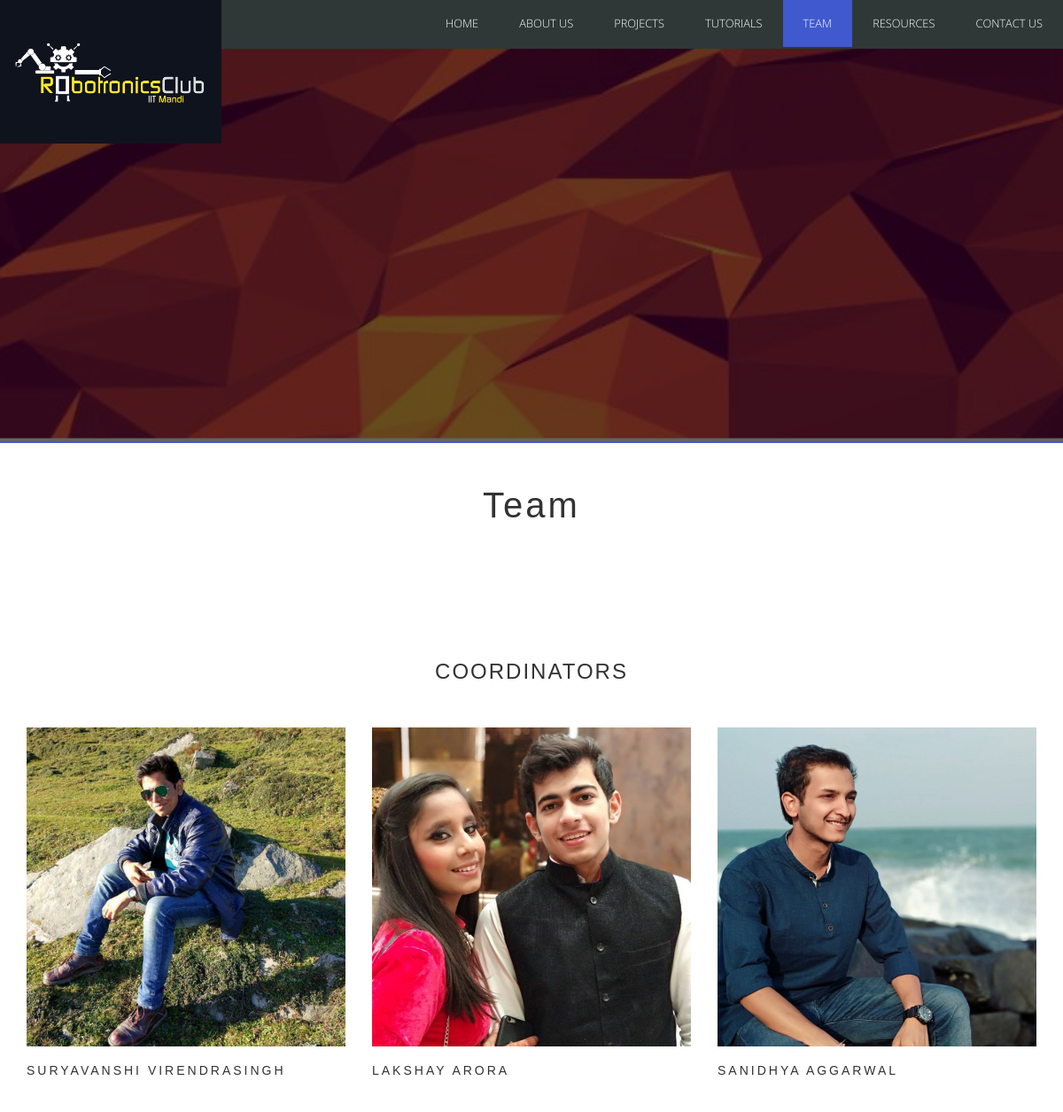
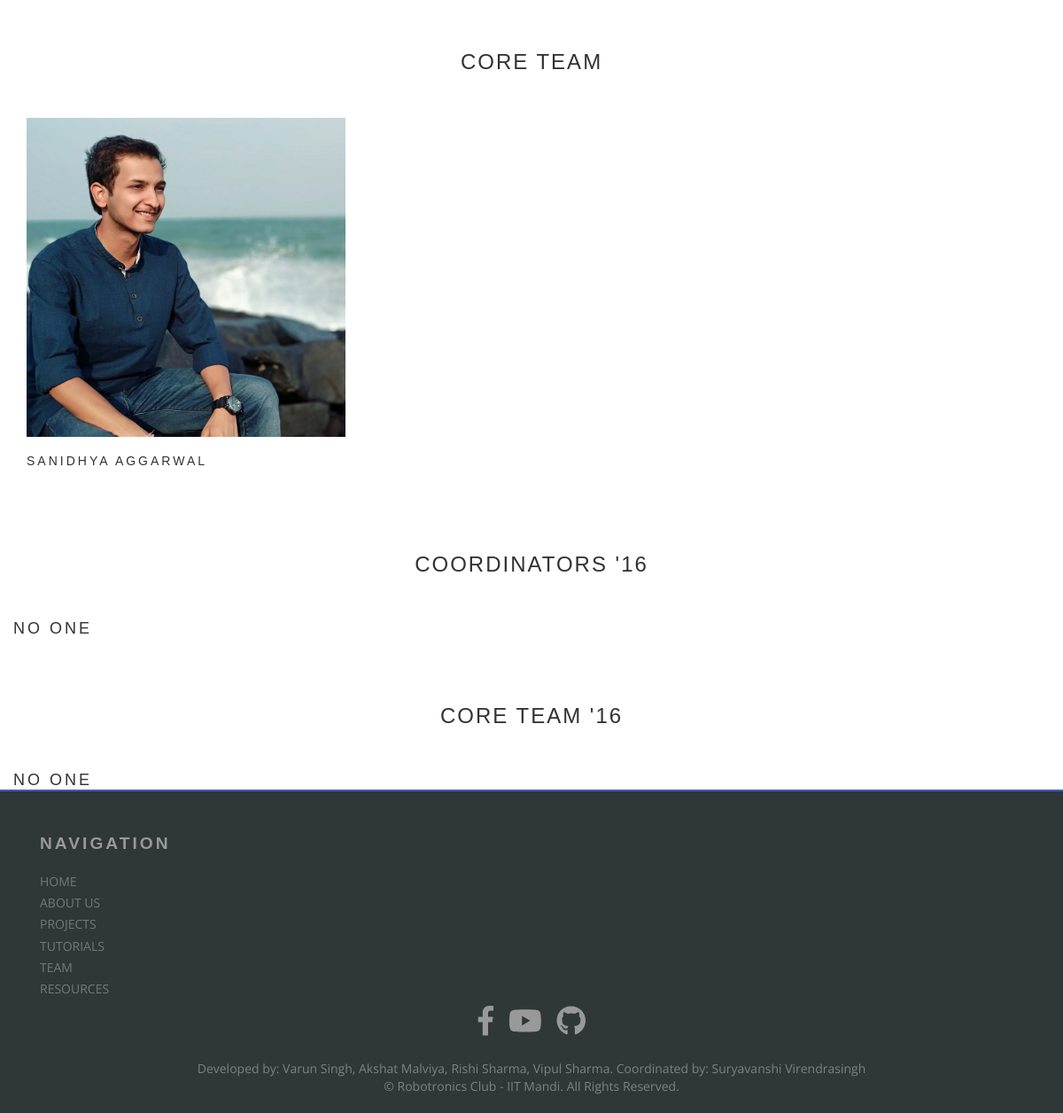
Page /team/ on the committed database (2 pictures, top to bottom).
### robotronics/models.py (models this page shows, shortened)
class Member(models.Model):
    Coord16 = 'Coord16'
    Coord = 'Coord'
    Team = 'Team'
    Team16 = 'Team16'
    CHOICES = ((Coord16, 'Coord16'), (Coord, 'Coord'), (Team, 'Team'), (Team16, 'Team16'))
    role = models.CharField(max_length=20, choices=CHOICES, default=Team)
    name = models.CharField(max_length=200)
    facebook = models.CharField(max_length=500, null=True)
    email = models.CharField(max_length=200, null=True)
    details = models.CharField(max_length=500, null=True)

### robotronics/views.py (the view)
# urls.py: path('team/', views.team, name='team'),
def team(request):
    coord16 = Member.objects.filter(role='Coord16')
    coord = Member.objects.filter(role='Coord')
    team = Member.objects.filter(role='Team')
    team16 = Member.objects.filter(role='Team16')
    return render(request, 'robotronics/team.html', {
        'coord16': coord16,
        'coord': coord,
        'team': team,
        'team16': team16,
    })

### robotronics/templates/robotronics/team.html (shortened to what this page needs)
{% extends 'robotronics/base.html' %}
{% block navbar %}
  <li><a href="{% url 'index' %}" class="scroll">Home</a></li>
  <li><a href="{% url 'about' %}">About Us</a></li>
  <li><a href="{% url 'project' %}">Projects</a></li>
  <li><a href="{% url 'tutorial' %}">Tutorials</a></li>
  <li class="active"><a href="{% url 'team' %}">Team</a></li>
  <li><a href="http://sntc.iitmandi.ac.in/inv_man">Resources</a></li>
  <li><a href="{% url 'contacts' %}">Contact Us</a></li>
{% endblock %}
{% block banner %}
  <h1>ROBOTRONICS CLUB</h1>
  <div class="clearfix"></div>
{% endblock %}
{% block content %}
  <div id="teambody">
    <div class="container">
      <div class="jumbotron">
        <h2>Team</h2>
      </div>
      <div class="row">
        <div class="heading-title text-center">
          <h3 class="text-uppercase">Coordinators</h3>
        </div>
        {% if coord %}
          {% for mem in coord %}
            <div class="col-md-4 col-sm-4">
              <div class="team-member">
                <div class="team-img">
                  <img src="/static/robotronics/team/{{mem.name}}.jpg" alt="team member" class="img-responsive">
                </div>
              </div>
              <div class="team-title">
                <h5>{{mem.name}}</h5>
              </div>
            </div>
          {% endfor %}
        {% else %}
          <div class="container">
            <h4>NO ONE</h4>
          </div>
        {% endif %}
      </div>
    </div>
  </div>
  <div id="teambody">
    <div class="container">
      <div class="row">
        <div class="heading-title text-center">
          <h3 class="text-uppercase">Core Team</h3>
        </div>
        {% if team %}
          {% for mem in team %}
            <div class="col-md-4 col-sm-4">
              <div class="team-member">
                <div class="team-img">
                  <img src="/static/robotronics/team/{{mem.name}}.jpg" alt="team member" class="img-responsive">
                </div>
              </div>
              <div class="team-title">
                <h5>{{mem.name}}</h5>
              </div>
            </div>
          {% endfor %}
        {% else %}
          <div>
            <h4>NO ONE</h4>
          </div>
        {% endif %}
      </div>
    </div>
  </div>
  <div id="teambody">
    <div class="container">
      <div class="row">
        <div class="heading-title text-center">
          <h3 class="text-uppercase">Coordinators '16</h3>
        </div>
        {% if coord16 %}
          {% for mem in coord16 %}
            <div class="col-md-4 col-sm-4">
              <div class="team-member">
                <div class="team-img">
                  <img src="/static/robotronics/team/{{mem.name}}.jpg" alt="team member" class="img-responsive">
                </div>
                <div class="team-hover">
                  <div class="desk">
                    <p>{{mem.details}}</p>
                  </div>
                  <div class="s-link">
                    <a href="{{mem.facebook}}"><i class="fab fa-facebook-f"></i></a>
                    <a href="{{mem.email}}"><i class="fas fa-envelope"></i></a>
                  </div>
                </div>
              </div>
              <div class="team-title">
                <h5>{{mem.name}}</h5>
              </div>
            </div>
          {% endfor %}
        {% else %}
          <div>
            <h4>NO ONE</h4>
          </div>
        {% endif %}
      </div>
    </div>
  </div>
  <div id="teambody">
    <div class="container">
      <div class="row">
        <div class="heading-title text-center">
          <h3 class="text-uppercase">Core Team '16</h3>
        </div>
        {% if team16 %}
          {% for mem in team16 %}
            <div class="col-md-4 col-sm-4">
              <div class="team-member">
                <div class="team-img">
                  <img src="/static/robotronics/team/{{mem.name}}.jpg" alt="team member" class="img-responsive">
                </div>
                <div class="team-hover">
                  <div class="desk">
                    <p>{{mem.details}}</p>
                  </div>
                  <div class="s-link">
                    <a href="{{mem.facebook}}"><i class="fab fa-facebook-f"></i></a>
                    <a href="{{mem.email}}"><i class="fas fa-envelope"></i></a>
                  </div>
                </div>
              </div>
              <div class="team-title">
                <h5>{{mem.name}}</h5>
              </div>
            </div>
          {% endfor %}
        {% else %}
          <div>
            <h4>NO ONE</h4>
          </div>
        {% endif %}
      </div>
    </div>
  </div>
{% endblock %}

### robotronics/static/robotronics/css/style.css (style rules this page uses)
html, body { font-family: 'Open Sans', sans-serif; font-size: 100%; background: #FFf; -webkit-font-smoothing: antialiased; height: 100%; }
body a { transition:0.5s all; -webkit-transition:0.5s all; -moz-transition:0.5s all; -o-transition:0.5s all; -ms-transition:0.5s all; }
h1,h2,h3,h4,h5,h6 { font-family: 'Montserrat', sans-serif; letter-spacing: 3px; margin:0; }
.top-nav ul li a { color: #FFF; padding: 1em 1.8em; font-size: 1em; font-weight: 400; text-align: center; text-transform: uppercase; position: relative; font-weight: 300; }
.top-nav ul li.active a, .top-nav ul li a:hover { color:#FFF; background-color: #4059ce; }
nav li { display: inline; float: left; position:relative; }
nav a { color: #fff; display: inline-block; text-align: center; text-decoration: none; line-height: 40px; }
.banner h1 { font-weight: 700; font-size: 3.0em; color: #FFF; text-transform: uppercase; width: 50%; display: inline-block; line-height: 1.3em; float:right; }
.container:after { content: "\0020"; display: block; height: 0; clear: both; visibility: hidden; }
.clearfix:before, .clearfix:after, .row:before, .row:after { content: '\0020'; display: block; overflow: hidden; visibility: hidden; width: 0; height: 0; }
.row:after, .clearfix:after { clear: both; }
.row, .clearfix { zoom: 1; }
@media (max-width:1280px) { .top-nav ul li a { padding: 0.5em 1.8em; font-size: 0.8em; } }
@media (max-width:1280px) { .banner h1 { font-size: 2.7em; } }
#teambody { font-family: 'Source Sans Pro', sans-serif; line-height: 1.5; color: #323232; font-size: 15px; font-weight: 400; text-rendering: optimizeLegibility; -webkit-font-smoothing: antialiased; -moz-font-smoothing: antialiased; }
.heading-title { margin-top: 75px; margin-bottom: 50px; }
.text-center { text-align: center; }
.heading-title h3 { margin-bottom: 0; letter-spacing: 2px; font-weight: normal; }
.text-uppercase { text-transform: uppercase; }
.team-member, .team-member .team-img { position: relative; }
.team-member { overflow: hidden; }
.team-title { position: static; padding: 20px 0; display: inline-block; letter-spacing: 2px; width: 100%; }
.team-title h5 { margin-bottom: 0px; display: block; text-transform: uppercase; }
.jumbotron h2 { text-align: center; font-size: 40px; }

### rows in the picture
Member: name (picture), name "SURYAVANSHI VIRENDRASINGH"
Member: name (picture), name "LAKSHAY ARORA"
Member: name (picture), name "SANIDHYA AGGARWAL"
Member: name (picture), name "SANIDHYA AGGARWAL"
